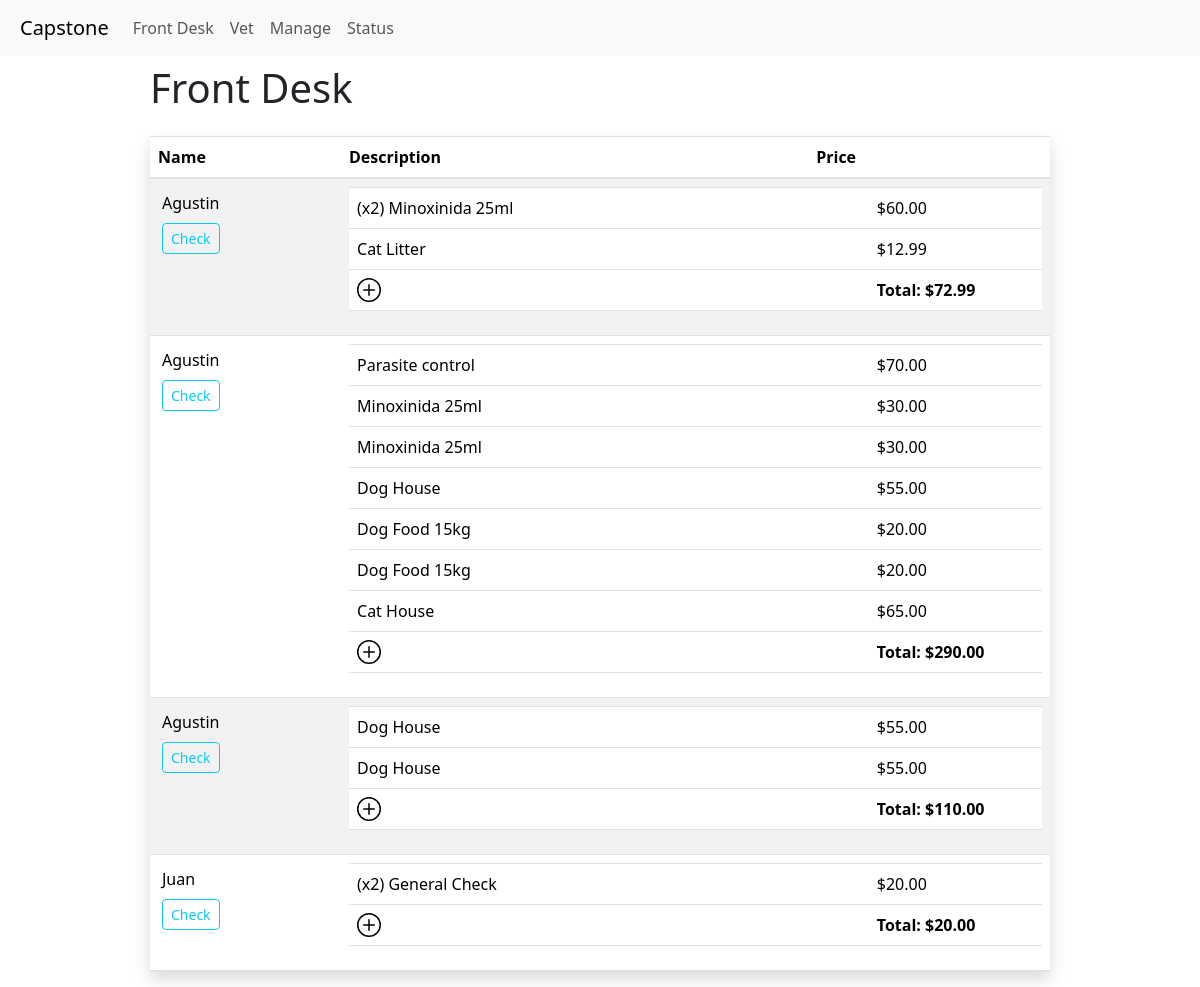
The app's page /front_desk, older data.
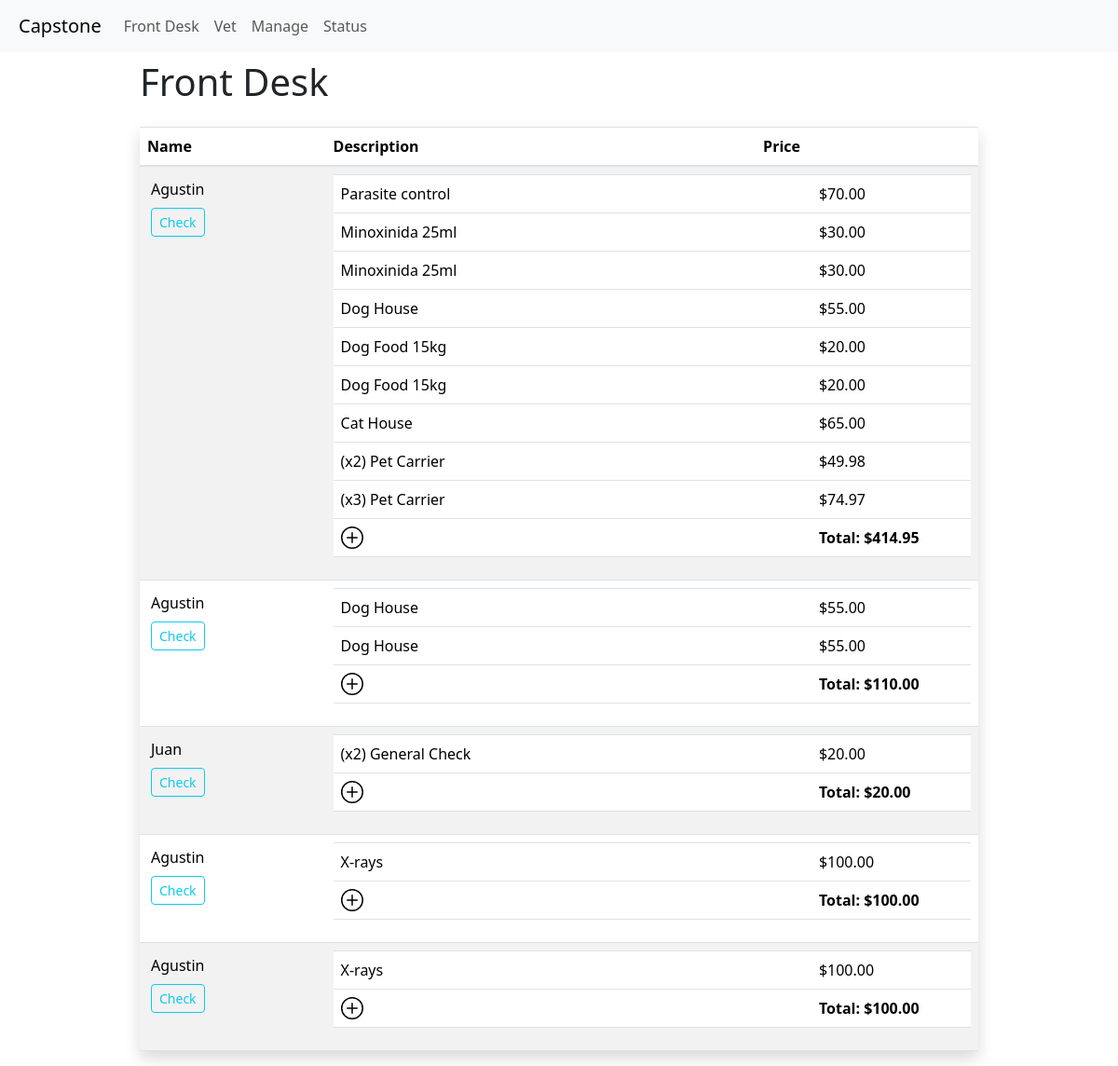
The same page, newer data.
### item_track/models.py (models this page shows, shortened)
class TransactionRecord(models.Model):
    id = models.AutoField(primary_key=True)
    name = models.CharField(max_length=64)
    description = models.CharField(max_length=256, blank=True, null=True)
    client = models.ForeignKey("Client", on_delete=models.CASCADE, related_name="transactions", blank=True, null=True)
    treatments = models.ManyToManyField("Treatment", related_name="transactions", blank=True, null=True)
    date = models.DateTimeField(auto_now_add=True)
    total = models.DecimalField(max_digits=10, decimal_places=2, blank=True, null=True)
    payment_method = models.CharField(max_length=64, blank=True, null=True)
    payment_status = models.CharField(max_length=64, blank=True, null=True)
    payment_date = models.DateTimeField(blank=True, null=True)
    payment_amount = models.DecimalField(max_digits=10, decimal_places=2, blank=True, null=True)
    payment_reference = models.CharField(max_length=64, blank=True, null=True)
    payment_comments = models.CharField(max_length=256, blank=True, null=True)
    active = models.BooleanField(default=True)

class Movements(models.Model):
    id = models.AutoField(primary_key=True)
    item = models.ForeignKey("Item", on_delete=models.CASCADE, related_name="movements", blank=True, null=True)
    observation = models.CharField(max_length=256, blank=True, null=True)
    client = models.ForeignKey("Client", on_delete=models.CASCADE, related_name="movements", blank=True, null=True)
    treatment = models.ForeignKey("Treatment", on_delete=models.CASCADE, related_name="movements", blank=True, null=True)
    date = models.DateTimeField(auto_now_add=True)
    type = models.CharField(max_length=64, blank=True, null=True)
    quantity = models.IntegerField()
    price = models.DecimalField(max_digits=10, decimal_places=2, blank=True, null=True)
    total = models.DecimalField(max_digits=10, decimal_places=2, blank=True, null=True)
    TransactionRecord = models.ForeignKey("TransactionRecord", on_delete=models.CASCADE, related_name="movements", blank=True, null=True)
    def show(self):
        show_amount = ""
        if self.quantity > 1:
            show_amount = (f"(x{self.quantity})")
        show_observation = ""
        if self.observation:
            show_observation = f"[{self.observation}]"
        show_element = ''
        if self.item:
            show_element = self.item.name
        elif self.treatment:
            show_element = self.treatment.name
        return f"{show_amount} {show_element} {show_observation}"

class Item(models.Model):
    id = models.AutoField(primary_key=True)
    name = models.CharField(max_length=64)
    description = models.CharField(max_length=256, blank=True, null=True)
    barcode = models.CharField(max_length=64, blank=True, null=True)
    image = models.ImageField(upload_to="item_track/images", blank=True, null=True)
    category = models.ManyToManyField("Category", blank=True, related_name="items")
    price = models.DecimalField(max_digits=10, decimal_places=2, blank=True, null=True)
    stock = models.IntegerField(blank=True, null=True)
    stock_min = models.IntegerField(blank=True, null=True)
    date_added = models.DateTimeField(auto_now_add=True)
    date_modified = models.DateTimeField(auto_now=True)
    expiration_date = models.DateTimeField(blank=True, null=True)
    active = models.BooleanField(default=True)
    def __str__(self):
        return f"{self.name}"

class Treatment(models.Model):
    id = models.AutoField(primary_key=True)
    name = models.CharField(max_length=64)
    description = models.CharField(max_length=256, blank=True, null=True)
    date_added = models.DateTimeField(auto_now_add=True)
    date_modified = models.DateTimeField(auto_now=True)
    price = models.DecimalField(max_digits=10, decimal_places=2, blank=True, null=True)
    active = models.BooleanField(default=True)

### item_track/views.py (the view, shortened to what this page needs)
# urls.py: path("front_desk", views.front_desk, name="front_desk"),
def front_desk(request):
    items = Item.objects.all()
    treatments = Treatment.objects.all()
    if request.method == "PUT":
        data = json.loads(request.body)
        transaction_id = data['consult_id']
        transaction = TransactionRecord.objects.get(id=transaction_id)
        transaction.active = False
        transaction.save()
    consults = TransactionRecord.objects.filter(active=True).order_by
    past_consults = TransactionRecord.objects.filter(active=False).order_by('-date')
    return render(request, "item_track/front_desk.html",{
        'consults': consults,
        'past_consults': past_consults,
        'items': items,
        'treatments': treatments
    })

### item_track/templates/item_track/front_desk.html (shortened to what this page needs)
{% extends "item_track/layout.html" %}
{% load static %}
{% block body %}
    {% block main %}
        <div class="d-flex justify-content-center">
        <div class="w-75" style="max-width: 1200px;">
                <h1 class="mb-4 mt-2">Front Desk</h1>
                <table class="table table-striped custome-table shadow">
                    <thead>
                        <tr>
                        <th scope="col">Name</th>
                        <th scope="col">Description</th>
                        <th scope="col">Price</th>
                        </tr>
                    </thead>
                    <tbody>
                    {% for consult in consults %}
                        <div>
                            <tr id="row-{{ consult.id }}">
                                <td>
                                    <div class="d-flex flex-column justify-content-between">
                                    <span class="m-1">{{ consult.name }}</span>
                                    <div>
                                        <button onclick="check_consult('{{ csrf_token }}','{{ consult.id }}')" type="submit" class="btn btn-outline-info btn-sm m-1">Check</button>
                                    </div>
                                </td>
                                <td colspan="2" class="custom-table">
                                    <table class="table">
                                        <tbody>
                                            {% for element in consult.movements.all %}
                                                <tr id="row-{{ element.id }}" class="selectable-row"
                                                    data-id="{{ element.id }}"
                                                    onclick="clickrow(event, '{{ element.id }}', '{{ consult.id }}')">
                                                    <td class="w-75">
                                                        {{element.show}}
                                                    </td class="w-25">
                                                    <td>${{ element.total }}</td>
                                                </tr>
                                            {% endfor %}
                                            <tr>
                                                <td>
                                                    <div class="d-flex">
                                                        <svg  xmlns="http://www.w3.org/2000/svg" width="24" height="24" fill="currentColor" viewBox="0 0 16 16"
                                                        class="bi bi-plus-circle mr-3"
                                                        style="cursor: pointer"
                                                        onclick="addRow(this, '{{ consult.id }}', '{{ csrf_token }}')">
                                                        <path d="M8 15A7 7 0 1 1 8 1a7 7 0 0 1 0 14zm0 1A8 8 0 1 0 8 0a8 8 0 0 0 0 16z"/>
                                                        <path d="M8 4a.5.5 0 0 1 .5.5v3h3a.5.5 0 0 1 0 1h-3v3a.5.5 0 0 1-1 0v-3h-3a.5.5 0 0 1 0-1h3v-3A.5.5 0 0 1 8 4z"/>
                                                        </svg>
                                                    </div>
                                                </td>
                                                <td><b>Total: <span id="total-{{ consult.id }}">${{ consult.total }}</span></b></td>
                                            </tr>
                                        </tbody>
                                    </table>
                                </td>
                            </tr>
                        </div>
                    {% endfor %}
                    </tbody>
                </table>
        </div>
        </div>
    {% endblock %}
{% endblock %}

Row changes from the older to the newer data that the page shows:
no longer on this page (row edited): TransactionRecord: name "Agustin", total "72.99"
no longer on this page (row unchanged): Movements: show "(x2) Minoxinida 25ml", total "60.00", shown under "Agustin"
no longer on this page (row unchanged): Movements: show "Cat Litter", total "12.99", shown under "Agustin"
changed TransactionRecord (number 1 of 5 on the later page): total "290.00" → "414.95"
added Movements: show "(x2) Pet Carrier", total "49.98", shown under TransactionRecord (number 1 of 5 on the later page)
added Movements: show "(x3) Pet Carrier", total "74.97", shown under TransactionRecord (number 1 of 5 on the later page)
added TransactionRecord: name "Agustin", total "100.00"
added Movements: show "X-rays", total "100.00", shown under "Agustin"
added TransactionRecord: name "Agustin", total "100.00"
added Movements: show "X-rays", total "100.00", shown under "Agustin"
